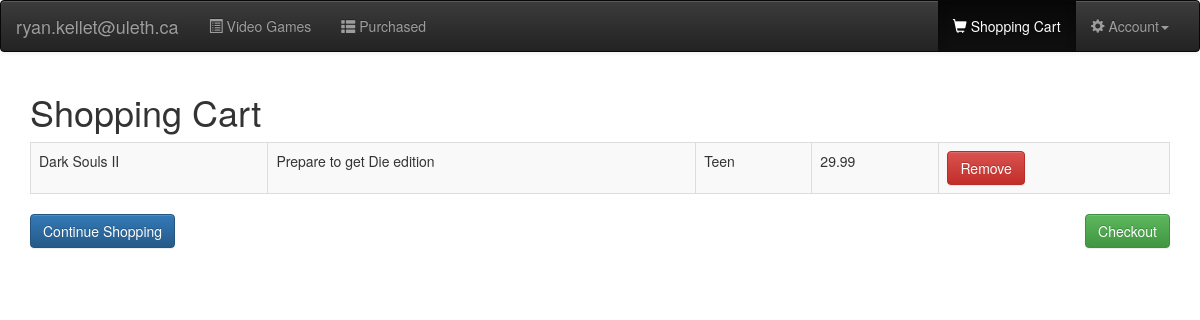
The app's page /php/shoppingCart.php (signed in) with its own data.
### tables this page shows
CREATE TABLE `SHOPPINGCART` (
	`serial_number` int(11) NOT NULL,
	`cID` int(11) NOT NULL,
	PRIMARY KEY (`serial_number`, `cID`),
	FOREIGN KEY (`serial_number`) REFERENCES VIDEOGAMES(`serial_number`) ON DELETE CASCADE,
	FOREIGN KEY (`cID`) REFERENCES CUSTOMERS(`cID`) ON DELETE CASCADE
);

CREATE TABLE `VIDEOGAMES` (
  `serial_number` int(11) NOT NULL AUTO_INCREMENT,
  `title` varchar(45) NOT NULL,
  `price` decimal(5,2) NOT NULL,
  `ESRB_rating` varchar(10) NOT NULL,
  `release_date` date NOT NULL,
  `cover_art` varchar(45) NOT NULL,
  `description` varchar(150) NOT NULL,
  `developer` varchar(50) NOT NULL,
  `enabled` tinyint(1) NOT NULL DEFAULT '1',
  PRIMARY KEY (`serial_number`),
  UNIQUE KEY `serial_number_UNIQUE` (`serial_number`)
);

### public/php/shoppingCart.php (the view, shortened to what this page needs)
<?php
  include "databaseConnect.php";
  if (isset($_SESSION["email"])) {
    $myEmail = $_SESSION["email"];
  }
?>
<!DOCTYPE html>
<html lang="en">
  <head>
    <link rel="stylesheet" type="text/css" href="../css/bootstrap.css">
    <link rel="stylesheet" type="text/css" href="../css/bootstrap-theme.css">
  </head>
  <body>
      <nav class="navbar navbar-inverse navbar-default">
      <div class="container-fluid">
        <div class="navbar-header">
          <a class="navbar-brand" href="#"><?echo $myEmail; ?></a>
        </div>
        <div class="collapse navbar-collapse" id="bs-example-navbar-collapse-1">
          <ul class="nav navbar-nav">
            <li><a href="listGames.php"><span class="glyphicon glyphicon-list-alt" aria-hidden="true"></span> Video Games</a></li>
            <li><a href="userLanding.php"><span class="glyphicon glyphicon-th-list" aria-hidden="true"></span> Purchased</a></li>
          </ul>
          <ul class="nav navbar-nav navbar-right">
            <li class="active"><a href="shoppingCart.php"><span class="sr-only">(current)</span><span class="glyphicon glyphicon-shopping-cart" aria-hidden="true"></span> Shopping Cart</a></li>
            <li class="dropdown">
              <a href="#" class="dropdown-toggle" data-toggle="dropdown" role="button" aria-expanded="false"><span class="glyphicon glyphicon-cog" aria-hidden="true"></span> Account<span class="caret"></span></a>
            </li>
          </ul>
        </div>
      </div>
    </nav>
    <div class="container">
      <h1 class="header">Shopping Cart</h1>
      <table class="table table-bordered table-striped">
        <?php
          $query = "SELECT VIDEOGAMES.title, VIDEOGAMES.description, VIDEOGAMES.ESRB_rating, VIDEOGAMES.price, SHOPPINGCART.serial_number
            FROM SHOPPINGCART
            INNER JOIN CUSTOMERS ON CUSTOMERS.cID = SHOPPINGCART.cID
            INNER JOIN VIDEOGAMES ON VIDEOGAMES.serial_number = SHOPPINGCART.serial_number
            WHERE SHOPPINGCART.cID = " . $_SESSION['ID'] . ";";
          $result = $con->query($query);
          while($row = $result->fetch_assoc()){
						echo "<tr>";
						echo "<td>{$row['title']}</td>";
						echo "<td>{$row['description']}</td>";
						echo "<td>{$row['ESRB_rating']}</td>";
						echo "<td>{$row['price']}</td>";
						echo "<td><a class='btn btn-danger' href='shoppingCartRemove.php/?serial_number={$row['serial_number']}' role='button'>Remove</a></td>";
						echo "</tr>";
          }
        ?>
      </table>
			<a class='btn btn-success pull-right' href='checkout.php'>Checkout</a>
			<a class='btn btn-primary' href="listGames.php">Continue Shopping</a>
    </div>
  </body>
</html>

### records on screen
shoppingcart: serial_number.title "Dark Souls II", serial_number.description "Prepare to get Die edition", serial_number.ESRB_rating "Teen", serial_number.price "29.99"

### other values on screen
$myEmail "ryan.kellet@uleth.ca"
